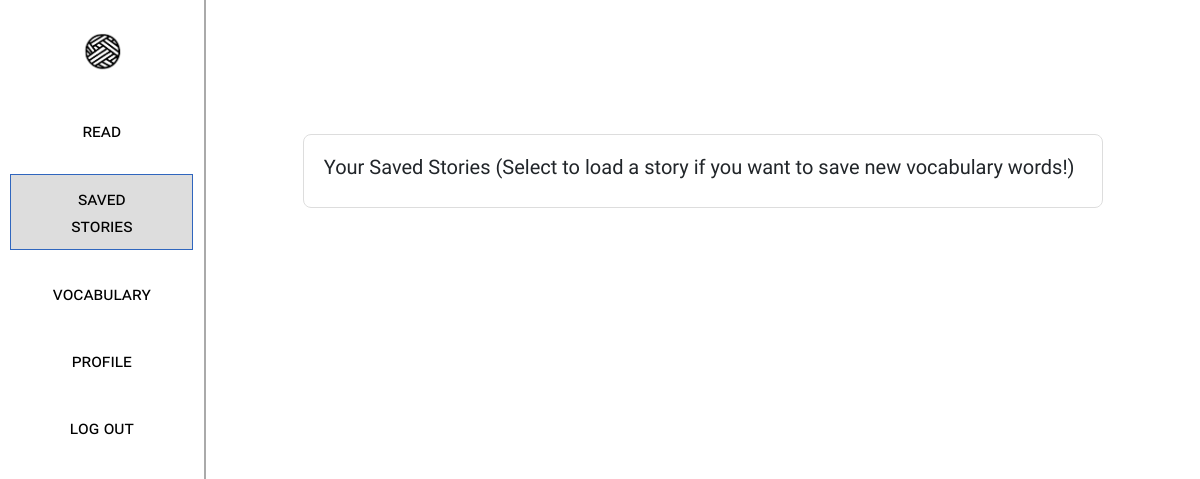
Page /stories (signed in) on the earlier database version.
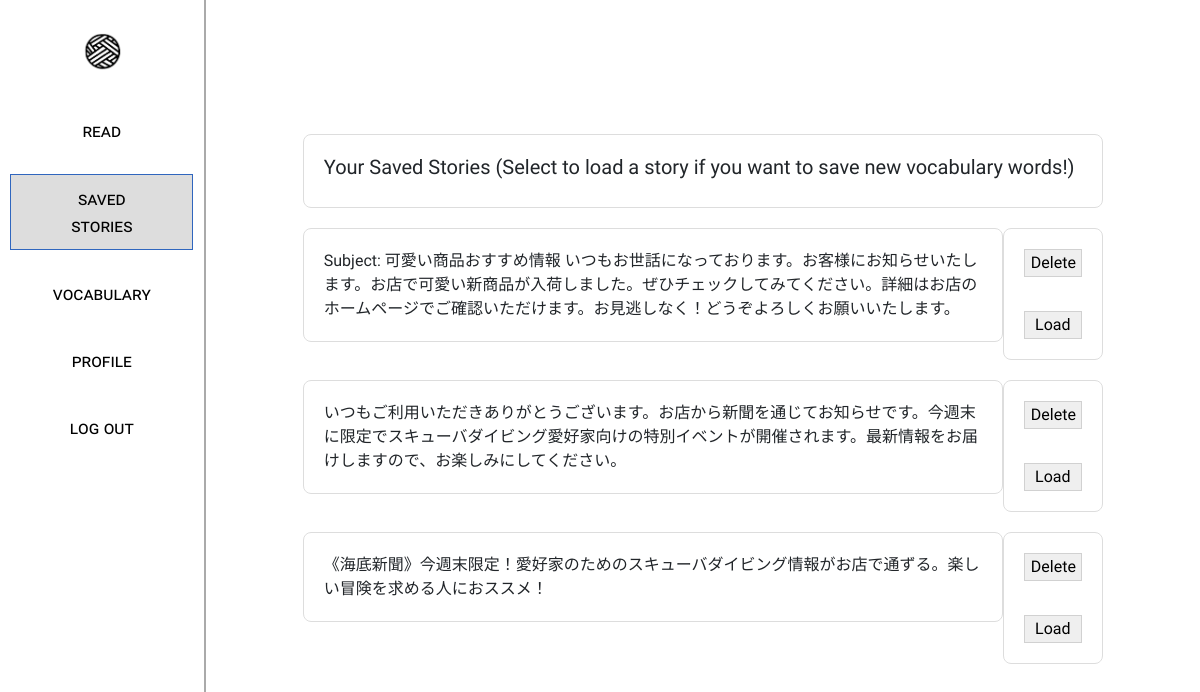
Same page on the later database version.
### app.py (models this page shows)
class Story(db.Model):
    id = db.Column(db.Integer, primary_key=True)
    user_id = db.Column(db.Integer, db.ForeignKey('users.id'), nullable=False)
    story = db.Column(db.String(255), nullable=False, unique=True)
    user = db.relationship('User', back_populates='stories')

### app.py (the view)
@app.route('/stories', methods=['GET', 'POST'])
def stories():
    if 'user' not in session:
        return redirect('/login')
    user_id = User.query.filter_by(username=session['user']).first().id
    language = User.query.filter_by(username=session['user']).first().language
    story_query = Story.query.filter_by(user_id=user_id).all()
    if request.method == 'POST':
        if 'load' in request.form:
            session.pop('story', None)
            session.pop('selected_words', None)
            session['story'] = Story.query.filter_by(id=request.form['load']).first().story
            return redirect('/read')
        elif 'delete' in request.form:
            session.pop('story', None)
            Story.query.filter_by(user_id=user_id, id=request.form['delete']).delete()
            db.session.commit()
            return redirect('/stories')
    else:
        return render_template("stories.html", stories=story_query)

### templates/stories.html (shortened to what this page needs)
<!DOCTYPE html>
<html>
<head>
    <link rel="stylesheet" href="../static/styles.css">
    <link href="https://cdn.jsdelivr.net/npm/bootstrap@5.3.0/dist/css/bootstrap.min.css" rel="stylesheet">
</head>
<body>
    <div class="urbanist-main">
        <div style="display:flex; flex-direction: row;">
            <div class="sidebar" style="flex-direction: column;">
                <a href="/" style="display: inline-block; height: 40px;">
                    <img style="height: 100%;" src="../static/wordweaverlogo.png" alt="Home">
                </a>
                <div style="display: flex; flex-direction: column; margin-top:15px; width:90%">
                    <div class="sidebar-item" >
                        <form action="/read" style="width:100%">
                            <button class="white long smallcaps-text" style="width:100%; color:black; border:0px;">
                                read
                            </button>
                        </form>
                    </div>
                    <div class="sidebar-item" >
                        <form action="/stories" style="width:100%">
                            <button class="long smallcaps-text" style="width:100%; color:black; background: #ddd; border: 1px solid #3066be">
                                saved stories
                            </button>
                        </form>
                    </div>
                    <div class="sidebar-item" >
                        <form action="/vocab" style="width:100%">
                            <button class="white long smallcaps-text" style="width:100%; color:black; border:0px">
                                vocabulary
                            </button>
                        </form>
                    </div>
                    <div class="sidebar-item" >
                        <form action="/profile" style="width:100%">
                            <button class="white long smallcaps-text" style="width:100%; color:black; border:0px">
                                profile
                            </button>
                        </form>
                    </div>
                    <div class="sidebar-item" >
                        <form action="/logout" style="width:100%">
                            <button class="white long smallcaps-text" style="width:100%; color:black; border:0px">
                                log out
                            </button>
                        </form>
                    </div>
                </div>
            </div>
            <div class="ui" style="width:100%; overflow: scroll; max-height: 100vh; display: inline-block;">
                <div style="flex-direction: column;">
                    <div class="left aligned column main-col" style="max-width: 800px; margin-top: 150px;">
                        <div class="center-container" id="text" style="text-align: left;">
                            <h1 class="huge">Your Saved Stories (Select to load a story if you want to save new vocabulary words!)</h1>
                        </div>
                    </div>
                    <form action="/stories" method="POST">
                        {% for story in stories %}
                            <div style="display: flex;flex-direction: row;height: fit-content;">
                                <div class="left aligned column main-col" style="max-width: 700px; margin-top: 20px;margin-right:0px">
                                    <div class="center-container" style="text-align: left;">
                                            <span>{{ story.story }}</span>
                                    </div>
                                </div>
                                <div class="left aligned column main-col" style="max-width: 100px; margin-top: 20px;margin-left: 0px; height: 100%;">
                                    <div class="center-container" style="text-align: left; display: flex; flex-direction: column;">
                                        <button type="submit" name="delete" value="{{ story.id }}" style="margin-bottom:10px;">Delete</button>
                                        <br>
                                        <button type="submit" name="load" value="{{ story.id }}">Load</button>
                                    </div>
                                </div>
                            </div>
                        {% endfor %}
                    </form>
                </div>
            </div>
        </div>
    </div>
</body>
</html>

### static/styles.css (style rules this page uses)
.center-container { margin: 10px; text-align: center; box-sizing: inherit; }
.ui { flex-wrap: wrap; padding: 0; margin: -1rem; }
.left.aligned { text-align: left; }
.column { max-width: 800px; width: 100%; padding: 10px; }
.huge { font-size: 1.25em; font-weight: 400; }
button { border: 1px solid rgba(34,36,38,.15); border-radius: .28571429rem; transition: box-shadow .1s ease,border-color .1s ease; box-shadow: none; bottom: 1px; cursor: pointer; }
.urbanist-main { font-family: "Urbanist", sans-serif; font-optical-sizing: auto; font-style: normal; }
button.long { padding: 10px 35px; }
button.white { background:#fff; color: #3066be; border-color: #aaa }
body { animation: fadeInAnimation ease 1s; animation-iteration-count: 1; animation-fill-mode: forwards; }
.main-col { display: flex; flex-direction: column; margin: auto; border: 1px solid #ddd; background: #fff; border-radius: 8px; }
.sidebar { display: flex; width: 20%; padding-top:2rem; align-items: center; border-right: 2px solid #aaa; height: 95vh; z-index: 2; }
.sidebar-item { width: 100%; justify-content: center; display: flex; margin-top:20px }
.smallcaps-text { font-size: 18px; font-variant: small-caps;; }

Differences in the rows shown:
added Story: story "Subject: 可愛い商品おすすめ情報 いつもお世話になっております。お客様にお知らせいたします。お店で可愛い新商品が入荷しました。ぜひチェックしてみてください。詳細はお店のホームページでご確認いただけます。お見逃しなく！どうぞよろしくお願いいたします。", {{ story.id }} 1 (drawn)
added Story: story "いつもご利用いただきありがとうございます。お店から新聞を通じてお知らせです。今週末に限定でスキューバダイビング愛好家向けの特別イベントが開催されます。最新情報をお届けしますので、お楽しみにしてください。", {{ story.id }} 2 (drawn)
added Story: story "《海底新聞》今週末限定！愛好家のためのスキューバダイビング情報がお店で通ずる。楽しい冒険を求める人におススメ！", {{ story.id }} 3 (drawn)
